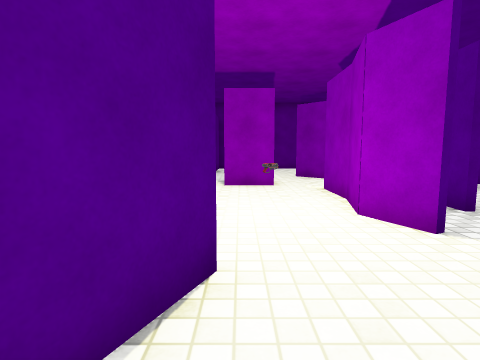
view 1 (above)

20 first-person views from a walk through a scene from a Unity 3-D project. The camera is 1.2 m above the floor, tilts 6° down and sees 80° across. The floor is counted in squares, 1 m on a side. Each view is taken from the middle of a square. On the plan, view 1 faces up. The plan holds only what a view shows up to about 13 squares ahead; the rest is blank. The player is left out. Some animated figures are left out. Some surface patterns are stand-ins.

view 2
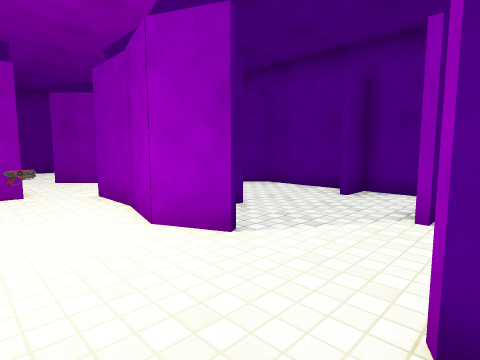

view 3
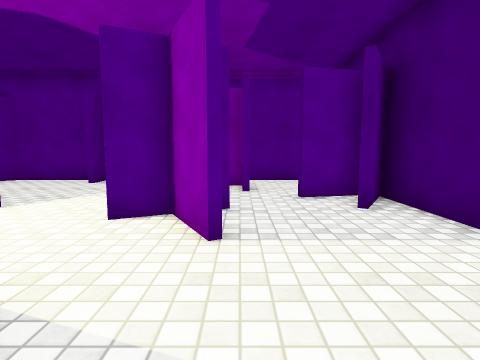

view 4
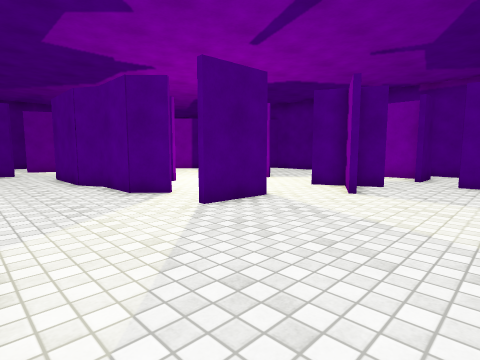

view 5
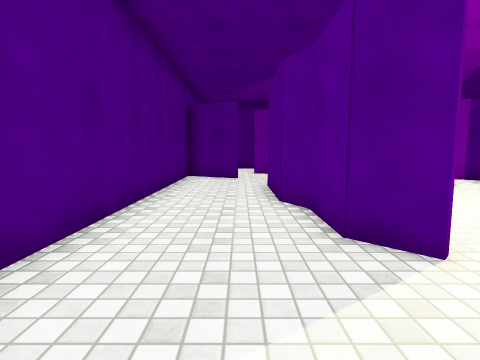

view 6
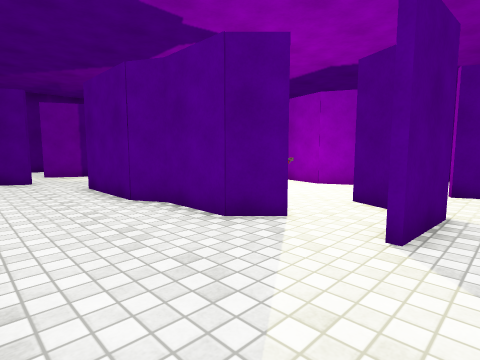

view 7
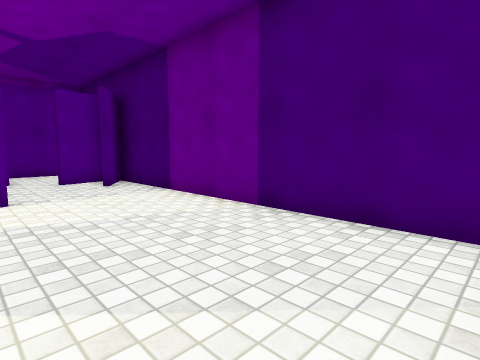

view 8
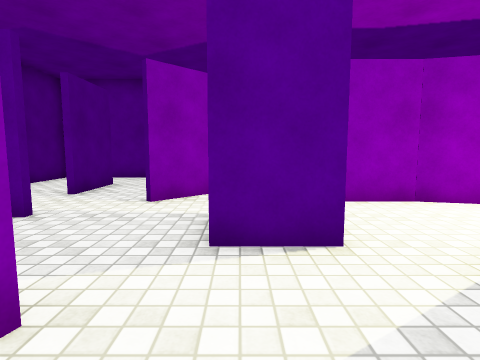

view 9
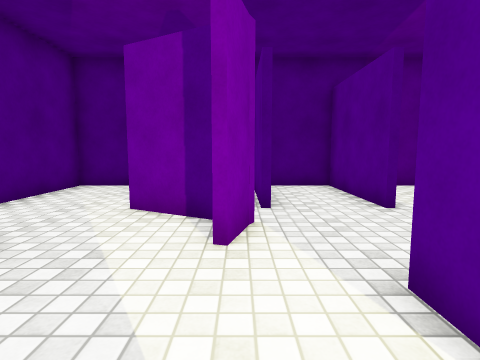

view 10
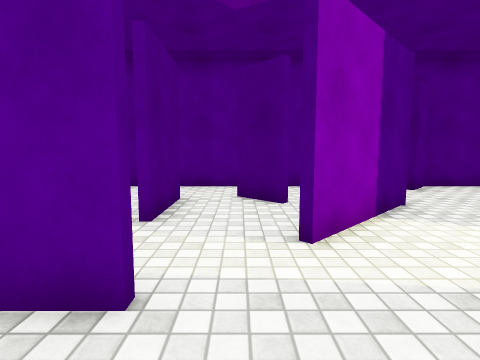

view 11
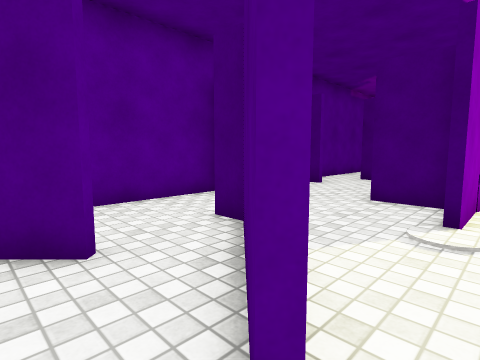

view 12
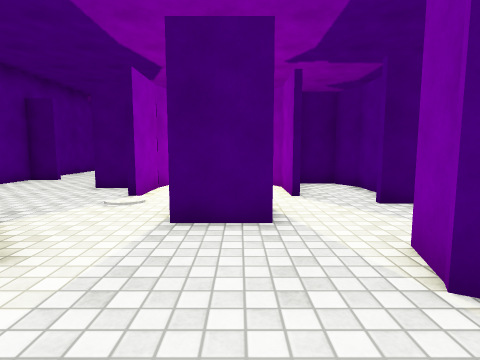

view 13
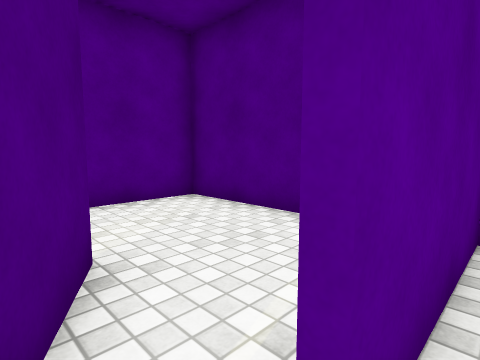

view 14
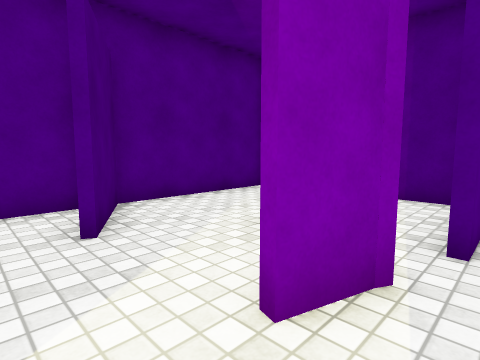

view 15
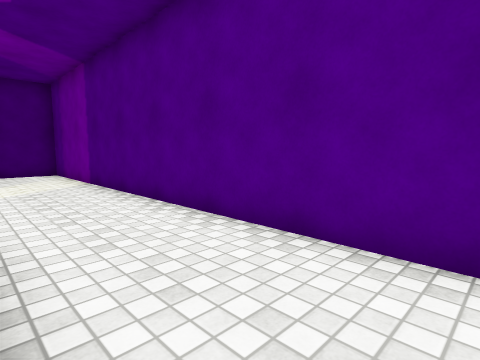

view 16
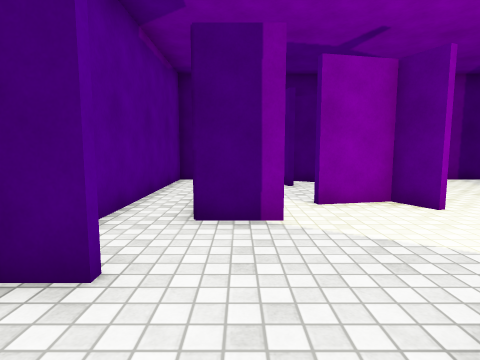

view 17
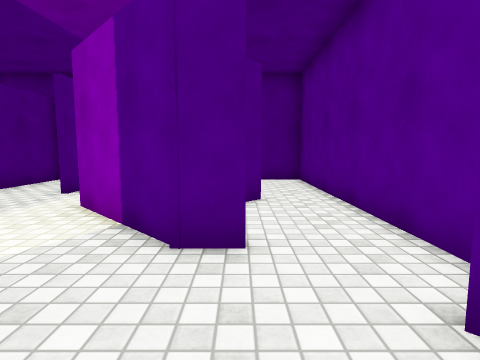

view 18
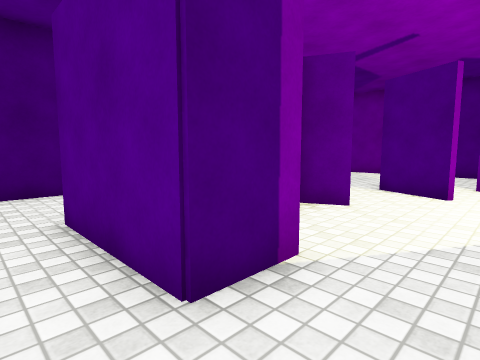

view 19
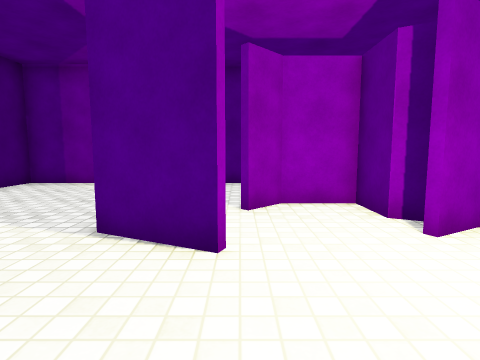

view 20
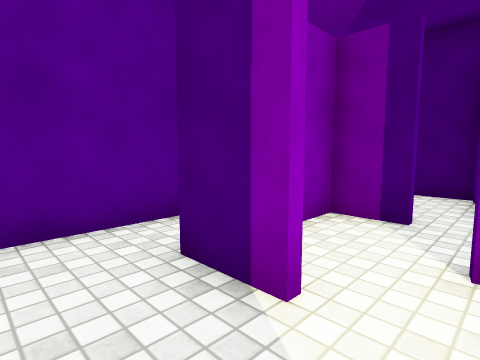

### Floor plan
Points are (right, up) in squares from view 1. A wall is a line through its corners. A room is listed if a view was taken in it or the views show most of it. See-through windows are left out.
Room 1 (views 1, 2, 3, 4, 5, 6, 7, 8, 9, 10, 11, 12, 13, 14, 15, 16, 17, 18, 19, 20)
walls: (-1.7, 6.2) (-2, 5.6) (-3.4, 5.6); (-0.2, 2.8) (-1.1, 0.9) (-3.1, 1); (2.9, 3.9) (2.2, 5.3) (2.6, 7); (2.6, 6.9) (2.6, 8.9); (-0.9, 1.8) (-0.4, 2.9); (-2.7, 3) (-3.6, 3.8) (-3.6, 5.8); (-3.4, 5.8) (-3.4, 3.9) (-2.6, 3.2); (-3.5, 5.6) (-4.1, 6.7) (-4.1, 9.6) (-3.1, 9.6); (3, 7) (4.6, 7); (-1.4, 8.6) (-1.4, 6.7) (-0.8, 5.7); (2, 1.4) (2.5, 0.4) (4.3, 0.8); (4.4, 5.5) (4.4, 6.1); (0.6, -0.6) (2.3, 0.3) (1.8, 1.3); (5.2, 2.2) (6.8, 2.2) (6.8, -1.3) (5.2, -1.3); (2.8, -0.8) (2.5, 0); (6.4, 2) (5.2, 2); (7.2, 4.5) (8.4, 4.5) (8.4, 7.8) (7.5, 8.8); (5.2, -1.1) (6.6, -1.1) (6.6, 0.5); (6.1, 10.4) (5.2, 10.4) (2.6, 13.1); (2.7, 13.2) (3.9, 12); (-1.7, 13.5) (-3.2, 14.3); (4.4, -2.5) (4.8, -4.6) (8.4, -4.6) (8.4, 4.3) (7.2, 4.3); (-5.1, 12.1) (-7.1, 13.2); (-1.8, 13.7) (-2.2, 12.4); (8.4, 8.5) (8.4, 10.5); (3.1, -3.6) (4, -4.2); (5.3, 13) (6.4, 14.1); (1, 14.8) (1, 18.6) (-1.4, 18.6) (-1.4, 14.8); (4.6, -4.3) (4.2, -2.6); (1.2, 15.5) (1.2, 14.8); (-7.4, 13) (-7.4, -4.6) (4.4, -4.6) (2.7, -3.6); (6.1, 15.5) (3.6, 15.5)
ways out: opening at (-4, 13) to room 2; opening at (2.5, 16) to room 3; opening at (6, 15) to room 4; opening at (7.5, 11) to room 5; opening at (-2, 8) to room 6; opening at (5, 13) to room 7
objects: other object (0, 10) to (1, 11); other object (1, 5)
Room 2 (no view inside)
walls: (-4.2, 15) (-1.8, 13.7); (-3.2, 14.3) (-4.3, 14.8); (-1.6, 14.9) (-1.6, 17.5); (-2, 18.6) (-7.4, 18.6) (-7.4, 13.5) (-5, 12.3)
ways out: opening at (-4, 13) to room 1
Room 3 (no view inside)
walls: (4, 18.6) (3.2, 18.6); (8.4, 16.4) (8.4, 18.6) (6.2, 18.6)
ways out: opening at (2.5, 16) to room 1; opening at (7.5, 16) to room 4
Room 4 (no view inside)
walls: (6.6, 14) (6.1, 13.5); (8.4, 12.4) (8.4, 16.4)
ways out: opening at (6, 15) to room 1; opening at (7.5, 16) to room 3; opening at (7.5, 13.5) to room 5
Room 5 (no view inside)
walls: (8.4, 10.5) (8.4, 12.4); (5.2, 10.6) (6.1, 10.6)
ways out: opening at (7.5, 11) to room 1; opening at (7.5, 13.5) to room 4; opening at (6, 12) to room 7
Room 6 (no view inside)
walls: (-3.9, 8) (-3.9, 6.7) (-3.4, 5.8) (-2.1, 5.8)
ways out: opening at (-2, 8) to room 1
Room 7 (no view inside)
walls: (3.9, 12) (4.8, 11.1)
ways out: opening at (5, 13) to room 1; opening at (6, 12) to room 5

Positions as (right, up) in squares from view 1, and headings:
1: (0, 0), facing up
2: (0, 1), facing up-right
3: (-3, -1), facing right
4: (-7, -4), facing up-right
5: (-5, 0), facing up
6: (-7, 0), facing up-right
7: (-7, 0), facing down-right
8: (-4, 11), facing right
9: (-2, 9), facing up
10: (-1, 14), facing right
11: (2, 14), facing down-right
12: (0, 16), facing down
13: (-1, 14), facing up-left
14: (-1, 11), facing up-left
15: (-4, 11), facing down-left
16: (6, 7), facing down
17: (6, 7), facing up
18: (8, 4), facing down-left
19: (3, 3), facing left
20: (4, 4), facing down-right
